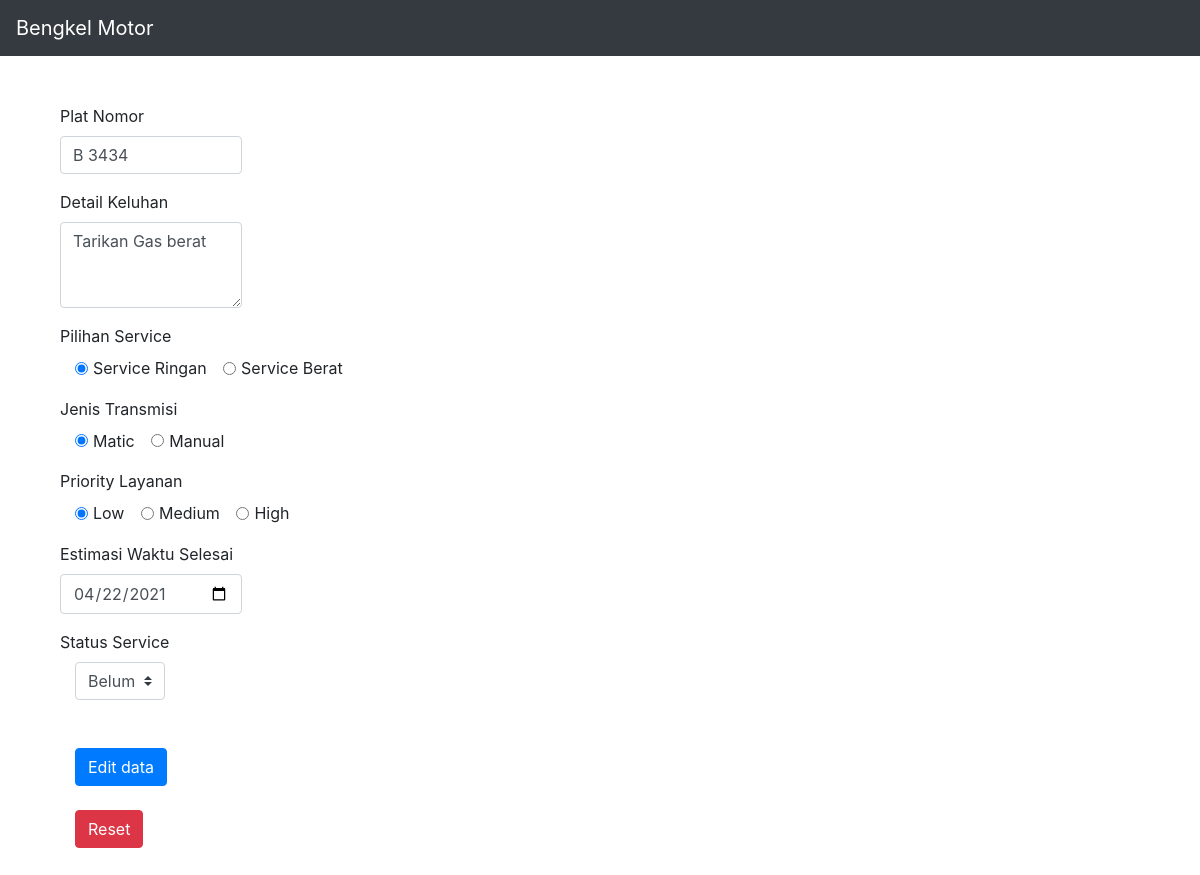
Screenshot of /edit.php?id_edit=61 with the database file from the repository.
### tables this page shows
CREATE TABLE `tb_to_do` (
  `id` int(10) NOT NULL,
  `name_td` varchar(255) NOT NULL,
  `details_td` text NOT NULL,
  `subject_td` varchar(255) NOT NULL,
  `servis_td` varchar(256) NOT NULL,
  `priority_td` varchar(255) NOT NULL,
  `deadline_td` date NOT NULL,
  `status_td` varchar(255) NOT NULL
);

### conf.php (called while the page is built)
<?php
$db_host = "localhost";
$db_user = "root";
$db_password = "";
$db_name = "db_task";
 ?>

### includes/DB.class.php (called while the page is built, shortened)
<?php
class DB{
	var $db_host = '';
	var $db_user = '';
	var $db_password = '';
	var $db_name = '';
	var $db_link = '';
	var $result = 0;
	function DB($db_host='', $db_user='', $db_password='', $db_name=''){
		$this->db_host = $db_host;
		$this->db_user = $db_user;
		$this->db_password = $db_password;
		$this->db_name = $db_name;
	}
	function open(){
		$this->db_link = mysqli_connect($this->db_host, $this->db_user, $this->db_password, $this->db_name);
	}
	function execute($query=""){
		$this->result = mysqli_query($this->db_link, $query);
		return $this->result;
	}
	function getResult(){
		return mysqli_fetch_array($this->result);
	}
}
 ?>

### includes/Task.class.php (called while the page is built, shortened)
<?php
class Task extends DB{
	function getTask($id=-1){
		if ($id == -1) {
			$query = "SELECT * FROM tb_to_do";
		}
		else {
			$query = "SELECT * FROM tb_to_do WHERE id = '$id'";
		}
		return $this->execute($query);
	}
}
?>

### edit.php (the view, shortened to what this page needs)
<?php
include("conf.php");
include("includes/DB.class.php");
include("includes/Task.class.php");
if (isset($_GET['id_edit'])) {
	$id = $_GET['id_edit'];
}
$otask = new Task($db_host, $db_user, $db_password, $db_name);
$otask->open();
$otask->getTask($id);
list($id, $tname, $tdetails, $tsubject, $tservis, $tpriority, $tdeadline, $tstatus) = $otask->getResult();
$form = "
<form action='index.php' method='POST'>
    <div class='form-row'>
        <div class='form-group col-md-2'>
            <label for='tname'>Plat Nomor</label>
            <input type='text' class='form-control' value='$tname' name='tname' required />
        </div>
    </div>
    <div class='form-row'>
        <div class='form-group col-md-2'>
            <label for='tdetail'>Detail Keluhan</label>
            <textarea class='form-control' name='tdetails' rows='3' required>$tdetails</textarea>
        </div>
    </div>" .
    "<div class='row'>
        <div class='form-group col-md-6'>
            <label for='tservis'>Pilihan Service</label>
            <div class='col-sm-10'>
                <div class='form-check form-check-inline'>" .
                    "<input class='form-check-input' type='radio' name='tservis' id='tservis1'" . ($tservis == 'Service Ringan' ? ' checked ':'') . "value='Service Ringan' />".
                    "<label class='form-check-label' for='tservis1'>Service Ringan</label>
                </div>
                <div class='form-check form-check-inline'> ".
                    "<input class='form-check-input' type='radio' name='tservis' id='tservis2' " . ($tservis == 'Service Berat' ? ' checked ':'') . " value='Service Berat' />".
                    "<label class='form-check-label' for='tservis2'>Service Berat</label>
                </div>
            </div>
        </div>
    </div>".
    "<div class='row'>
        <div class='form-group col-md-6'>
            <label for='tsubject'>Jenis Transmisi</label>
            <div class='col-sm-10'>
                <div class='form-check form-check-inline'>" .
                    "<input class='form-check-input' type='radio' name='tsubject' id='tsubject1'" . ($tsubject == 'Matic' ? ' checked ':'') . "value='Matic' />".
                    "<label class='form-check-label' for='tsubject1'>Matic</label>
                </div>
                <div class='form-check form-check-inline'> ".
                    "<input class='form-check-input' type='radio' name='tsubject' id='tsubject2' " . ($tsubject == 'Manual' ? ' checked ':'') . " value='Manual' />".
                    "<label class='form-check-label' for='tsubject2'>Manual</label>
                </div>
            </div>
        </div>
    </div>
    <div class='row'>
        <div class='form-group col-md-6'>
            <label for='tpriority'>Priority Layanan</label>
            <div class='col-sm-10'>
                <div class='form-check form-check-inline'>" .
                    " <input class='form-check-input' type='radio' name='tpriority' id='tpriority1' " . ($tpriority == 'Low' ? ' checked ':'') . " value='Low' />" .
                    "<label class='form-check-label' for='tpriority1'>Low</label>
                </div>
                <div class='form-check form-check-inline'>".
                    "<input class='form-check-input' type='radio' name='tpriority' id='tpriority2' " . ($tpriority == 'Medium' ? ' checked ':'') . " value='Medium' />".
                    " <label class='form-check-label' for='tpriority2'>Medium</label>
                </div>
                <div class='form-check form-check-inline'>" .
                    "<input class='form-check-input' type='radio' name='tpriority' id='tpriority3' " . ($tpriority == 'High' ? ' checked ':'') . " value='High' />".
                    "<label class='form-check-label' for='tpriority3'>High</label>
                </div>
            </div>
        </div>
    </div>
    <div class='form-row'>
        <div class='form-group col-md-2'>
            <label for='tdeadline'>Estimasi Waktu Selesai</label>
            <input class='form-control' type='date' name='tdeadline'  value='$tdeadline' name='tdeadline' required />
        </div>
    </div>
    <div class='row'>
        <div class='form-group col-md-6'>
            <label for='tstatus'>Status Service</label>
            <div class='col-sm-10'>
                <div class='form-check form-check-inline'>" .
                    "<select class='browser-default custom-select' name='tstatus'>
                        <option " . ($tstatus == 'Belum' ? ' selected ':'') . " name='tstatus' id='tstatus1' value='Belum'>Belum</option>
                        <option " . ($tstatus == 'Sudah' ? ' selected ':'') . " name='tstatus' id='tstatus2' value='Sudah'>Sudah</option>
                    </select>
                </div>
            <div/>
    </div>
    <br>
    <br>
    <input type='hidden' name='id' value='$id'>
    <button type='submit' name='edit' value='submit' class='btn btn-primary'>Edit data</button>
    <br>
    <br>
    <input  class='btn btn-danger' type='reset'>
    <br>
    <br>
</form>";
?>

### rows the page displays
tb_to_do: tname "B 3434", tdetails "Tarikan Gas berat", servis_td "☑ Service Ringan", servis_td "☐ Service Berat", subject_td "☑ Matic", subject_td "☐ Manual", priority_td "☑ Low", priority_td "☐ Medium", priority_td "☐ High", tdeadline "04/22/2021", tstatus "Belum"

### other values shown
$this->content "Bengkel Motor"
